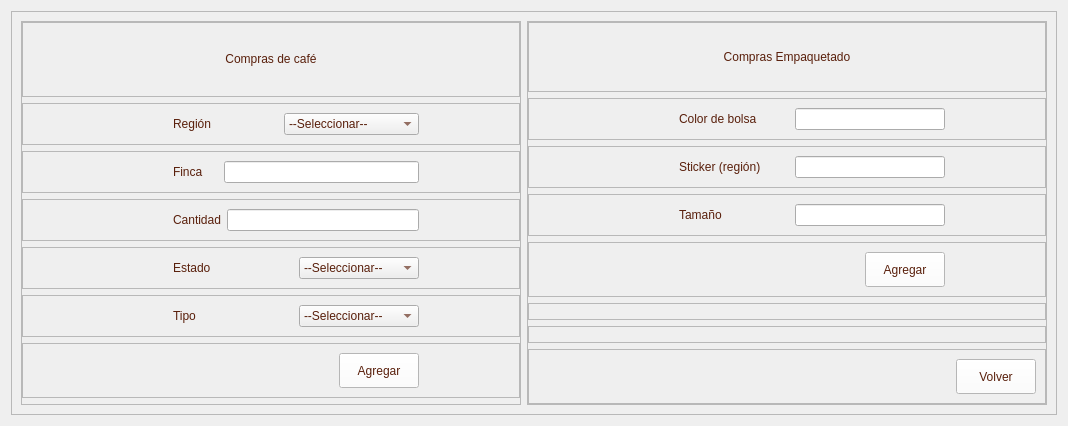
         <widget class="QWidget" name="page_compras">
          <layout class="QVBoxLayout" name="verticalLayout_15">
           <item>
            <widget class="QFrame" name="frame_18">
             <property name="frameShape">
              <enum>QFrame::StyledPanel</enum>
             </property>
             <property name="frameShadow">
              <enum>QFrame::Raised</enum>
             </property>
             <layout class="QHBoxLayout" name="horizontalLayout_11">
              <item>
               <widget class="QFrame" name="frame_19">
                <property name="minimumSize">
                 <size>
                  <width>500</width>
                  <height>0</height>
                 </size>
                </property>
                <property name="maximumSize">
                 <size>
                  <width>550</width>
                  <height>16777215</height>
                 </size>
                </property>
                <property name="frameShape">
                 <enum>QFrame::StyledPanel</enum>
                </property>
                <property name="frameShadow">
                 <enum>QFrame::Raised</enum>
                </property>
                <layout class="QVBoxLayout" name="verticalLayout_16">
                 <property name="leftMargin">
                  <number>0</number>
                 </property>
                 <property name="topMargin">
                  <number>0</number>
                 </property>
                 <property name="rightMargin">
                  <number>0</number>
                 </property>
                 <property name="bottomMargin">
                  <number>0</number>
                 </property>
                 <item>
                  <widget class="QFrame" name="frame_28">
                   <property name="minimumSize">
                    <size>
                     <width>0</width>
                     <height>75</height>
                    </size>
                   </property>
                   <property name="maximumSize">
                    <size>
                     <width>16777215</width>
                     <height>75</height>
                    </size>
                   </property>
                   <property name="frameShape">
                    <enum>QFrame::StyledPanel</enum>
                   </property>
                   <property name="frameShadow">
                    <enum>QFrame::Raised</enum>
                   </property>
                   <layout class="QVBoxLayout" name="verticalLayout_17">
                    <item>
                     <widget class="QLabel" name="label_52">
                      <property name="minimumSize">
                       <size>
                        <width>0</width>
                        <height>50</height>
                       </size>
                      </property>
                      <property name="maximumSize">
                       <size>
                        <width>16777215</width>
                        <height>50</height>
                       </size>
                      </property>
                      <property name="styleSheet">
                       <string notr="true">color: rgb(89, 31, 11);
font: 75 12pt &quot;Open Sans Semibold&quot;</string>
                      </property>
                      <property name="text">
                       <string>Compras de café</string>
                      </property>
                      <property name="alignment">
                       <set>Qt::AlignCenter</set>
                      </property>
                     </widget>
                    </item>
                   </layout>
                  </widget>
                 </item>
                 <item>
                  <widget class="QFrame" name="frame_21">
                   <property name="frameShape">
                    <enum>QFrame::StyledPanel</enum>
                   </property>
                   <property name="frameShadow">
                    <enum>QFrame::Raised</enum>
                   </property>
                   <layout class="QHBoxLayout" name="horizontalLayout_14">
                    <property name="leftMargin">
                     <number>150</number>
                    </property>
                    <property name="rightMargin">
                     <number>100</number>
                    </property>
                    <item>
                     <widget class="QLabel" name="label_9">
                      <property name="styleSheet">
                       <string notr="true">color: rgb(89, 31, 11);
font: 75 10pt &quot;Open Sans Semibold&quot;</string>
                      </property>
                      <property name="text">
                       <string>Región</string>
                      </property>
                     </widget>
                    </item>
                    <item>
                     <widget class="QComboBox" name="regionCombobx">
                      <property name="styleSheet">
                       <string notr="true">color: rgb(89, 31, 11);
font: 75 10pt &quot;Open Sans Semibold&quot;</string>
                      </property>
                      <item>
                       <property name="text">
                        <string>--Seleccionar--</string>
                       </property>
                      </item>
                      <item>
                       <property name="text">
                        <string>Huehuetenango</string>
                       </property>
                      </item>
                      <item>
                       <property name="text">
                        <string>San Marcos</string>
                       </property>
                      </item>
                      <item>
                       <property name="text">
                        <string>Antigua Guatemala</string>
                       </property>
                      </item>
                      <item>
                       <property name="text">
                        <string>Acatenango</string>
                       </property>
                      </item>
                      <item>
                       <property name="text">
                        <string>Fraijanes</string>
                       </property>
                      </item>
                      <item>
                       <property name="text">
                        <string>Coban</string>
                       </property>
                      </item>
                      <item>
                       <property name="text">
                        <string>Nuevo Oriente</string>
                       </property>
                      </item>
                      <item>
                       <property name="text">
                        <string>Atitlan</string>
                       </property>
                      </item>
                     </widget>
                    </item>
                   </layout>
                  </widget>
                 </item>
                 <item>
                  <widget class="QFrame" name="frame_22">
                   <property name="frameShape">
                    <enum>QFrame::StyledPanel</enum>
                   </property>
                   <property name="frameShadow">
                    <enum>QFrame::Raised</enum>
                   </property>
                   <layout class="QHBoxLayout" name="horizontalLayout_15">
                    <property name="leftMargin">
                     <number>150</number>
                    </property>
                    <property name="rightMargin">
                     <number>100</number>
                    </property>
                    <item>
                     <widget class="QLabel" name="label_10">
                      <property name="styleSheet">
                       <string notr="true">color: rgb(89, 31, 11);
font: 75 10pt &quot;Open Sans Semibold&quot;</string>
                      </property>
                      <property name="text">
                       <string>Finca</string>
                      </property>
                     </widget>
                    </item>
                    <item>
                     <widget class="QLineEdit" name="fincaText">
                      <property name="minimumSize">
                       <size>
                        <width>195</width>
                        <height>0</height>
                       </size>
                      </property>
                      <property name="maximumSize">
                       <size>
                        <width>190</width>
                        <height>16777215</height>
                       </size>
                      </property>
                     </widget>
                    </item>
                   </layout>
                  </widget>
                 </item>
                 <item>
                  <widget class="QFrame" name="frame_23">
                   <property name="frameShape">
                    <enum>QFrame::StyledPanel</enum>
                   </property>
                   <property name="frameShadow">
                    <enum>QFrame::Raised</enum>
                   </property>
                   <layout class="QHBoxLayout" name="horizontalLayout_16">
                    <property name="leftMargin">
                     <number>150</number>
                    </property>
                    <property name="rightMargin">
                     <number>100</number>
                    </property>
                    <item>
                     <widget class="QLabel" name="label_11">
                      <property name="styleSheet">
                       <string notr="true">color: rgb(89, 31, 11);
font: 75 10pt &quot;Open Sans Semibold&quot;</string>
                      </property>
                      <property name="text">
                       <string>Cantidad</string>
                      </property>
                     </widget>
                    </item>
                    <item>
                     <widget class="QLineEdit" name="cantidadText">
                      <property name="minimumSize">
                       <size>
                        <width>190</width>
                        <height>0</height>
                       </size>
                      </property>
                      <property name="maximumSize">
                       <size>
                        <width>195</width>
                        <height>16777215</height>
                       </size>
                      </property>
                     </widget>
                    </item>
                   </layout>
                  </widget>
                 </item>
                 <item>
                  <widget class="QFrame" name="frame_24">
                   <property name="frameShape">
                    <enum>QFrame::StyledPanel</enum>
                   </property>
                   <property name="frameShadow">
                    <enum>QFrame::Raised</enum>
                   </property>
                   <layout class="QHBoxLayout" name="horizontalLayout_13">
                    <property name="leftMargin">
                     <number>150</number>
                    </property>
                    <property name="rightMargin">
                     <number>100</number>
                    </property>
                    <item>
                     <widget class="QLabel" name="label_12">
                      <property name="styleSheet">
                       <string notr="true">color: rgb(89, 31, 11);
font: 75 10pt &quot;Open Sans Semibold&quot;</string>
                      </property>
                      <property name="text">
                       <string>Estado</string>
                      </property>
                     </widget>
                    </item>
                    <item>
                     <widget class="QComboBox" name="estadoCombobx">
                      <property name="maximumSize">
                       <size>
                        <width>300</width>
                        <height>16777215</height>
                       </size>
                      </property>
                      <property name="styleSheet">
                       <string notr="true">color: rgb(89, 31, 11);
font: 75 10pt &quot;Open Sans Semibold&quot;</string>
                      </property>
                      <item>
                       <property name="text">
                        <string>--Seleccionar--</string>
                       </property>
                      </item>
                      <item>
                       <property name="text">
                        <string>Oro</string>
                       </property>
                      </item>
                      <item>
                       <property name="text">
                        <string>Pergamino</string>
                       </property>
                      </item>
                      <item>
                       <property name="text">
                        <string>Cerezo</string>
                       </property>
                      </item>
                     </widget>
                    </item>
                   </layout>
                  </widget>
                 </item>
                 <item>
                  <widget class="QFrame" name="frame_26">
                   <property name="frameShape">
                    <enum>QFrame::StyledPanel</enum>
                   </property>
                   <property name="frameShadow">
                    <enum>QFrame::Raised</enum>
                   </property>
                   <layout class="QHBoxLayout" name="horizontalLayout_17">
                    <property name="leftMargin">
                     <number>150</number>
                    </property>
                    <property name="rightMargin">
                     <number>100</number>
                    </property>
                    <item>
                     <widget class="QLabel" name="label_13">
                      <property name="styleSheet">
                       <string notr="true">color: rgb(89, 31, 11);
font: 75 10pt &quot;Open Sans Semibold&quot;</string>
                      </property>
                      <property name="text">
                       <string>Tipo</string>
                      </property>
                     </widget>
                    </item>
                    <item>
                     <widget class="QComboBox" name="tipoCombobx">
                      <property name="styleSheet">
                       <string notr="true">color: rgb(89, 31, 11);
font: 75 10pt &quot;Open Sans Semibold&quot;</string>
                      </property>
                      <item>
                       <property name="text">
                        <string>--Seleccionar--</string>
                       </property>
                      </item>
                      <item>
                       <property name="text">
                        <string>Primeras</string>
                       </property>
                      </item>
                      <item>
                       <property name="text">
                        <string>Segundas</string>
                       </property>
                      </item>
                      <item>
                       <property name="text">
                        <string>Espressio</string>
                       </property>
                      </item>
                      <item>
                       <property name="text">
                        <string>Cataduras</string>
                       </property>
                      </item>
                     </widget>
                    </item>
                   </layout>
                  </widget>
                 </item>
                 <item>
                  <widget class="QFrame" name="frame_27">
                   <property name="frameShape">
                    <enum>QFrame::StyledPanel</enum>
                   </property>
                   <property name="frameShadow">
                    <enum>QFrame::Raised</enum>
                   </property>
                   <property name="midLineWidth">
                    <number>0</number>
                   </property>
                   <layout class="QHBoxLayout" name="horizontalLayout_12">
                    <property name="leftMargin">
                     <number>200</number>
                    </property>
                    <property name="rightMargin">
                     <number>100</number>
                    </property>
                    <item>
                     <spacer name="horizontalSpacer_19">
                      <property name="orientation">
                       <enum>Qt::Horizontal</enum>
                      </property>
                      <property name="sizeHint" stdset="0">
                       <size>
                        <width>40</width>
                        <height>20</height>
                       </size>
                      </property>
                     </spacer>
                    </item>
                    <item>
                     <widget class="QPushButton" name="cafeComprarBTN">
                      <property name="minimumSize">
                       <size>
                        <width>0</width>
                        <height>35</height>
                       </size>
                      </property>
                      <property name="styleSheet">
                       <string notr="true">QFrame{
background-color: rgb(51, 157, 255);
}

QPushButton{
color: rgb(89, 31, 11);
background-color: rgb(255, 255, 255);
font: 75 9pt &quot;Open Sans Semibold&quot;
}

QPushButton:hover{
color: rgb(255, 255, 255);
background-color: rgb(209, 172, 127);
font: 75 9pt  &quot;Open Sans Semibold&quot;
}
</string>
                      </property>
                      <property name="text">
                       <string>Agregar</string>
                      </property>
                     </widget>
                    </item>
                   </layout>
                  </widget>
                 </item>
                 <item>
                  <widget class="QFrame" name="frame_29">
                   <property name="frameShape">
                    <enum>QFrame::StyledPanel</enum>
                   </property>
                   <property name="frameShadow">
                    <enum>QFrame::Raised</enum>
                   </property>
                  </widget>
                 </item>
                </layout>
               </widget>
              </item>
              <item>
               <widget class="QFrame" name="frame_20">
                <property name="frameShape">
                 <enum>QFrame::StyledPanel</enum>
                </property>
                <property name="frameShadow">
                 <enum>QFrame::Raised</enum>
                </property>
                <layout class="QVBoxLayout" name="verticalLayout_18">
                 <property name="leftMargin">
                  <number>0</number>
                 </property>
                 <property name="topMargin">
                  <number>0</number>
                 </property>
                 <property name="rightMargin">
                  <number>0</number>
                 </property>
                 <property name="bottomMargin">
                  <number>0</number>
                 </property>
                 <item>
                  <widget class="QFrame" name="frame_25">
                   <property name="frameShape">
                    <enum>QFrame::StyledPanel</enum>
                   </property>
                   <property name="frameShadow">
                    <enum>QFrame::Raised</enum>
                   </property>
                   <layout class="QVBoxLayout" name="verticalLayout_19">
                    <item>
                     <widget class="QLabel" name="label_53">
                      <property name="minimumSize">
                       <size>
                        <width>0</width>
                        <height>50</height>
                       </size>
                      </property>
                      <property name="maximumSize">
                       <size>
                        <width>16777215</width>
                        <height>50</height>
                       </size>
                      </property>
                      <property name="styleSheet">
                       <string notr="true">color: rgb(89, 31, 11);
font: 75 12pt &quot;Open Sans Semibold&quot;</string>
                      </property>
                      <property name="text">
                       <string>Compras Empaquetado</string>
                      </property>
                      <property name="alignment">
                       <set>Qt::AlignCenter</set>
                      </property>
                     </widget>
                    </item>
                   </layout>
                  </widget>
                 </item>
                 <item>
                  <widget class="QFrame" name="frame_36">
                   <property name="frameShape">
                    <enum>QFrame::StyledPanel</enum>
                   </property>
                   <property name="frameShadow">
                    <enum>QFrame::Raised</enum>
                   </property>
                   <layout class="QHBoxLayout" name="horizontalLayout_21">
                    <property name="leftMargin">
                     <number>150</number>
                    </property>
                    <property name="rightMargin">
                     <number>100</number>
                    </property>
                    <item>
                     <widget class="QLabel" name="label_14">
                      <property name="maximumSize">
                       <size>
                        <width>200</width>
                        <height>16777215</height>
                       </size>
                      </property>
                      <property name="styleSheet">
                       <string notr="true">color: rgb(89, 31, 11);
font: 75 10pt &quot;Open Sans Semibold&quot;</string>
                      </property>
                      <property name="text">
                       <string>Color de bolsa</string>
                      </property>
                     </widget>
                    </item>
                    <item>
                     <widget class="QLineEdit" name="colorBolsaText">
                      <property name="maximumSize">
                       <size>
                        <width>150</width>
                        <height>16777215</height>
                       </size>
                      </property>
                     </widget>
                    </item>
                   </layout>
                  </widget>
                 </item>
                 <item>
                  <widget class="QFrame" name="frame_35">
                   <property name="frameShape">
                    <enum>QFrame::StyledPanel</enum>
                   </property>
                   <property name="frameShadow">
                    <enum>QFrame::Raised</enum>
                   </property>
                   <layout class="QHBoxLayout" name="horizontalLayout_20">
                    <property name="leftMargin">
                     <number>150</number>
                    </property>
                    <property name="rightMargin">
                     <number>100</number>
                    </property>
                    <item>
                     <widget class="QLabel" name="label_15">
                      <property name="maximumSize">
                       <size>
                        <width>200</width>
                        <height>16777215</height>
                       </size>
                      </property>
                      <property name="styleSheet">
                       <string notr="true">color: rgb(89, 31, 11);
font: 75 10pt &quot;Open Sans Semibold&quot;</string>
                      </property>
                      <property name="text">
                       <string>Sticker (región)</string>
                      </property>
                     </widget>
                    </item>
                    <item>
                     <widget class="QLineEdit" name="stickerText">
                      <property name="maximumSize">
                       <size>
                        <width>150</width>
                        <height>16777215</height>
                       </size>
                      </property>
                     </widget>
                    </item>
                   </layout>
                  </widget>
                 </item>
                 <item>
                  <widget class="QFrame" name="frame_30">
                   <property name="frameShape">
                    <enum>QFrame::StyledPanel</enum>
                   </property>
                   <property name="frameShadow">
                    <enum>QFrame::Raised</enum>
                   </property>
                   <layout class="QHBoxLayout" name="horizontalLayout_19">
                    <property name="leftMargin">
                     <number>150</number>
                    </property>
                    <property name="rightMargin">
                     <number>100</number>
                    </property>
                    <item>
                     <widget class="QLabel" name="label_16">
                      <property name="minimumSize">
                       <size>
                        <width>50</width>
                        <height>0</height>
                       </size>
                      </property>
                      <property name="maximumSize">
                       <size>
                        <width>200</width>
                        <height>16777215</height>
                       </size>
                      </property>
                      <property name="styleSheet">
                       <string notr="true">color: rgb(89, 31, 11);
font: 75 10pt &quot;Open Sans Semibold&quot;</string>
                      </property>
                      <property name="text">
                       <string>Tamaño</string>
                      </property>
                     </widget>
                    </item>
                    <item>
                     <widget class="QLineEdit" name="tamanioText">
                      <property name="maximumSize">
                       <size>
                        <width>150</width>
                        <height>16777215</height>
                       </size>
                      </property>
                     </widget>
                    </item>
                   </layout>
                  </widget>
                 </item>
                 <item>
                  <widget class="QFrame" name="frame_31">
                   <property name="frameShape">
                    <enum>QFrame::StyledPanel</enum>
                   </property>
                   <property name="frameShadow">
                    <enum>QFrame::Raised</enum>
                   </property>
                   <layout class="QHBoxLayout" name="horizontalLayout_18">
                    <property name="leftMargin">
                     <number>200</number>
                    </property>
                    <property name="rightMargin">
                     <number>100</number>
                    </property>
                    <item>
                     <spacer name="horizontalSpacer_18">
                      <property name="orientation">
                       <enum>Qt::Horizontal</enum>
                      </property>
                      <property name="sizeHint" stdset="0">
                       <size>
                        <width>40</width>
                        <height>20</height>
                       </size>
                      </property>
                     </spacer>
                    </item>
                    <item>
                     <widget class="QPushButton" name="empaquetadoComprarBTN">
                      <property name="minimumSize">
                       <size>
                        <width>0</width>
                        <height>35</height>
                       </size>
                      </property>
                      <property name="styleSheet">
                       <string notr="true">QFrame{
background-color: rgb(51, 157, 255);
}

QPushButton{
color: rgb(89, 31, 11);
background-color: rgb(255, 255, 255);
font: 75 9pt &quot;Open Sans Semibold&quot;
}

QPushButton:hover{
color: rgb(255, 255, 255);
background-color: rgb(209, 172, 127);
font: 75 9pt  &quot;Open Sans Semibold&quot;
}
</string>
                      </property>
                      <property name="text">
                       <string>Agregar</string>
                      </property>
                     </widget>
                    </item>
                   </layout>
                  </widget>
                 </item>
                 <item>
                  <widget class="QFrame" name="frame_32">
                   <property name="frameShape">
                    <enum>QFrame::StyledPanel</enum>
                   </property>
                   <property name="frameShadow">
                    <enum>QFrame::Raised</enum>
                   </property>
                  </widget>
                 </item>
                 <item>
                  <widget class="QFrame" name="frame_33">
                   <property name="frameShape">
                    <enum>QFrame::StyledPanel</enum>
                   </property>
                   <property name="frameShadow">
                    <enum>QFrame::Raised</enum>
                   </property>
                  </widget>
                 </item>
                 <item>
                  <widget class="QFrame" name="frame_34">
                   <property name="frameShape">
                    <enum>QFrame::StyledPanel</enum>
                   </property>
                   <property name="frameShadow">
                    <enum>QFrame::Raised</enum>
                   </property>
                   <layout class="QHBoxLayout" name="horizontalLayout_59">
                    <item>
                     <spacer name="horizontalSpacer_17">
                      <property name="orientation">
                       <enum>Qt::Horizontal</enum>
                      </property>
                      <property name="sizeHint" stdset="0">
                       <size>
                        <width>418</width>
                        <height>20</height>
                       </size>
                      </property>
                     </spacer>
                    </item>
                    <item>
                     <widget class="QPushButton" name="btn_volver_I">
                      <property name="minimumSize">
                       <size>
                        <width>0</width>
                        <height>35</height>
                       </size>
                      </property>
                      <property name="styleSheet">
                       <string notr="true">QFrame{
background-color: rgb(51, 157, 255);
}

QPushButton{
color: rgb(89, 31, 11);
background-color: rgb(255, 255, 255);
font: 75 9pt &quot;Open Sans Semibold&quot;
}

QPushButton:hover{
color: rgb(255, 255, 255);
background-color: rgb(209, 172, 127);
font: 75 9pt  &quot;Open Sans Semibold&quot;
}
</string>
                      </property>
                      <property name="text">
                       <string>Volver</string>
                      </property>
                     </widget>
                    </item>
                   </layout>
                  </widget>
                 </item>
                </layout>
               </widget>
              </item>
             </layout>
            </widget>
           </item>
          </layout>
         </widget>
